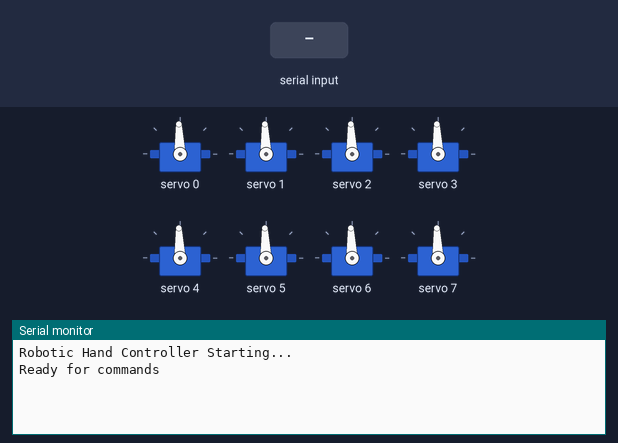
A sketch run on a simulated Arduino Uno, built with avr-gcc and run on an emulated ATmega328P. Parts: 8 × servo, the last lines printed to the serial monitor. The test bench sets the inputs (shaded band).

Above: at 1.7 s.
1.8 s: "MULTI,1\n" received over Serial
At 2.9 s:
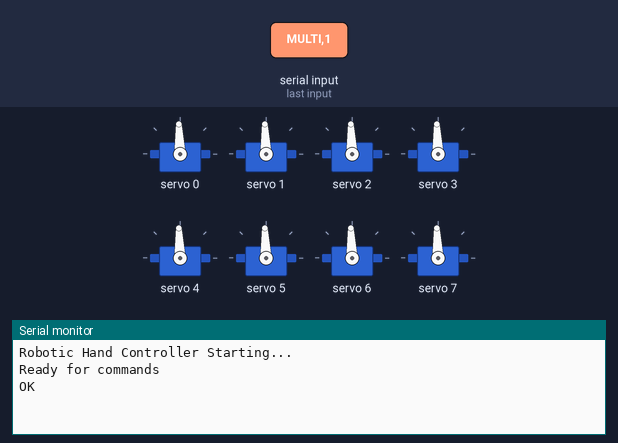
3.3 s: "90,45,200\n" received over Serial
At 4.1 s:
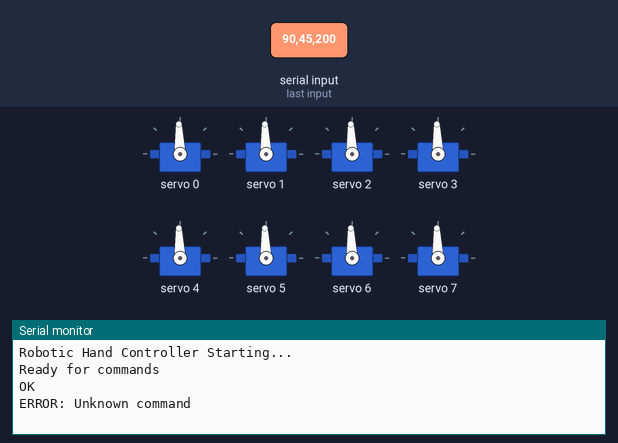

The sketch:

HandController.ino
```cpp
#include <Wire.h>
#include <Adafruit_PWMServoDriver.h>

// PCA9685 setup
Adafruit_PWMServoDriver pwm = Adafruit_PWMServoDriver();

#define SERVOMIN  204   // ~1ms pulse (0°)
#define SERVOMAX  409   // ~2ms pulse (180°)
#define SERVO_FREQ 50   // 50Hz

// Number of servos
#define NUM_SERVOS 8

void setup() {
  Serial.begin(115200);
  Serial.println("Robotic Hand Controller Starting...");

  // Initialize PCA9685
  pwm.begin();
  pwm.setOscillatorFrequency(27000000);
  pwm.setPWMFreq(SERVO_FREQ);

  // Initialize all servos to neutral position (90 degrees)
  for (int i = 0; i < NUM_SERVOS; i++) {
    setServoAngle(i, 90);
  }

  delay(500);
  Serial.println("Ready for commands");
}

void loop() {
  if (Serial.available()) {
    String command = Serial.readStringUntil('\n');
    command.trim();
    processCommand(command);
  }
}

void processCommand(String command) {
  if (command.startsWith("SERVO")) {
    // Format: "SERVO,ID,ANGLE"
    int firstComma = command.indexOf(',');
    int secondComma = command.indexOf(',', firstComma + 1);

    if (firstComma != -1 && secondComma != -1) {
      int servoId = command.substring(firstComma + 1, secondComma).toInt();
      int angle = command.substring(secondComma + 1).toInt();

      if (servoId >= 0 && servoId < NUM_SERVOS && angle >= 0 && angle <= 180) {
        setServoAngle(servoId, angle);
        Serial.println("OK");
      } else {
        Serial.println("ERROR: Invalid servo ID or angle");
      }
    }
  }
  else if (command.startsWith("MULTI")) {
    // Format: "MULTI,ID1,ANGLE1,ID2,ANGLE2,..."
    processMultiServoCommand(command);
  }
  else {
    Serial.println("ERROR: Unknown command");
  }
}

void processMultiServoCommand(String command) {
  // Remove "MULTI," prefix
  String data = command.substring(6);

  int index = 0;
  bool success = true;

  while (data.length() > 0 && success) {
    int commaPos = data.indexOf(',');
    if (commaPos == -1) break;

    int servoId = data.substring(0, commaPos).toInt();
    data = data.substring(commaPos + 1);

    commaPos = data.indexOf(',');
    int angle;
    if (commaPos == -1) {
      // Last pair
      angle = data.toInt();
      data = "";
    } else {
      angle = data.substring(0, commaPos).toInt();
      data = data.substring(commaPos + 1);
    }

    if (servoId >= 0 && servoId < NUM_SERVOS && angle >= 0 && angle <= 180) {
      setServoAngle(servoId, angle);
    } else {
      success = false;
      Serial.println("ERROR: Invalid servo ID or angle in multi command");
      break;
    }
  }

  if (success) {
    Serial.println("OK");
  }
}

void setServoAngle(int servoNum, int angle) {
  // Convert angle (0-180) to pulse length
  int pulseLen = map(angle, 0, 180, SERVOMIN, SERVOMAX);
  pwm.setPWM(servoNum, 0, pulseLen);

  // Optional: Add small delay to prevent overwhelming the PCA9685
  delayMicroseconds(100);
}

// Optional: Function to read current servo positions (if needed)
void printServoPositions() {
  Serial.println("Current servo positions not available with PCA9685");
  // Note: PCA9685 is output-only, can't read servo positions
}
```

Measured:
- after the input at 1.8 s, the serial monitor: prints a new line at once (image 1)
- after the input at 3.3 s, the serial monitor: prints a new line at once (image 2)
